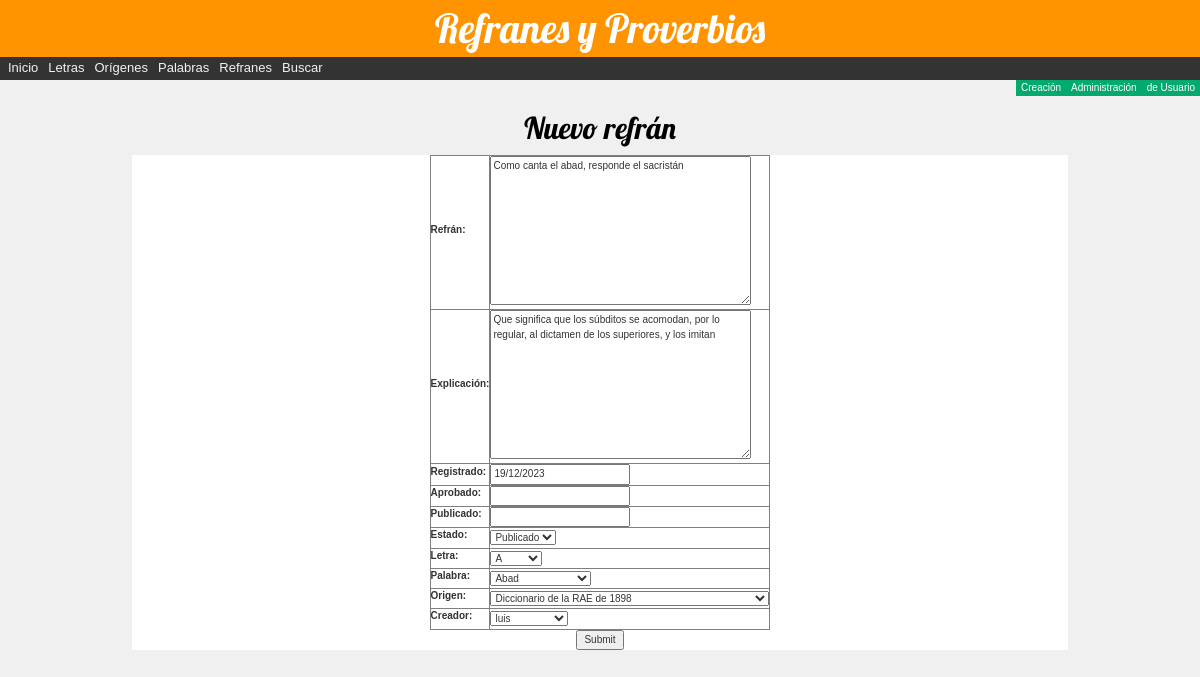
The app's page /refran/refran/3235eb4e-5340-4ce9-b732-9b6ff1dd4abf/actualiza/ (signed in) with its own data.
### refran/models.py (models this page shows, shortened)
class Refran(models.Model):
   id = models.UUIDField(
        primary_key=True,
        default=uuid.uuid4,
        )
   dicho = models.TextField(
           'Refrán',
           max_length=191,
           )
   explicacion = models.TextField(
                 'Explicación',
                 max_length=251,
                 )
   fecha = models.DateField(
           'Registrado',
           default=date.today,
           null=True,
           blank=True
           )
   fechaaprobacion = models.DateField(
           'Aprobado',
           null=True,
           blank=True
           )
   fechapublicacion = models.DateField(
           'Publicado',
           null=True,
           blank=True
           )
   ESTADOS = (
         ('r', 'Revisión'),
         ('a', 'Aprobado'),
         ('p', 'Publicado')
      )
   estado = models.CharField(
            'Estado',
            max_length=1,
            choices=ESTADOS,
            blank=True,
            default='r',
            )
   letra = models.ForeignKey(
           'Letra',
           on_delete=models.RESTRICT,
           null=False
           )
   palabra = models.ForeignKey(
             'Palabra',
             on_delete=models.RESTRICT,
             null=True
             )
   origen = models.ForeignKey(
            'Origen',
            on_delete=models.RESTRICT,
            null=True
            )
   creador = models.ForeignKey(
             settings.AUTH_USER_MODEL,
             on_delete=models.SET_NULL,
             null=True,
             blank=True
             )
   class Meta:
      ordering = ['palabra', 'fecha', 'fechaaprobacion', 'fechapublicacion']

class Letra(models.Model):
   id = models.UUIDField(
        primary_key=True,
        default=uuid.uuid4,
        )
   letra = models.CharField(
           'Letra',
           max_length=1,
           unique=True,
           )
   class Meta:
      ordering = ['letra']
   def __str__(self):
      return f'{self.letra}'

### refran/views.py (the view)
# urls.py: path('refran/<uuid:pk>/actualiza/', views.RefranActualiza.as_view(), name='refran-actualiza'),
class RefranActualiza(PermissionRequiredMixin,UpdateView):
   model = Refran
   fields=['dicho', 'explicacion', 'fecha', 'fechaaprobacion', 'fechapublicacion', 'estado', 'letra', 'palabra', 'origen', 'creador']
   permission_required='refran.change_refran'

### refran/models.py (called while the page is built)
   def __str__(self):
      return  f'{self.nombre}'

   def __str__(self):
      return f'{self.palabra}'

### refran/templates/refran/refran_form.html (shortened to what this page needs)
{% extends "base_generic.html" %}
{% block content %}
<div class="col-sm-12">
   <div class="titulo_pag">
      <h2>Nuevo refrán</h2>
   </div>
   <div id="contenido">
   <section>
      <article>
<div align="center">
<form action="" method="post">
   <table border="1">
      {{ form.as_table }}
   </table>
   <input type="submit" value="Submit" />
</form>
</div>
      </article>
   </section>
   </div>
</div>
{% endblock %}

### refran/static/css/estilos.css (style rules this page uses)
body { margin:0; font-family: Arial, Helvetica, sans-serif; background-color:#f0f0f0; font-size:100%; margin:0; padding:0; border:0; }
h1, h2 { font-family: 'Lobster', cursive; }
.titulo_pag { font-family:Lobster; color:#000000; z-index:1; position:relative; text-align:center; font-size:2.5em; padding-top:0.5em; }
#contenido { width:80%; margin: 0 auto; x_background-color:#f9f9f2; x_border-radius: 5rem 5rem 5rem 5rem; }
section { x_border-radius: 5rem 5rem 5rem 5rem; }
article { x_-webkit-box-sizing:border-box; x_-moz-box-sizing:border-box; x_box-sizing:border-box; float:left; height:100%; width:100%; background-color:white; padding:0px; text-align:center; x_border-color:red; x_border-style:double; x_border-radius: 5rem 5rem 5rem 5rem; }

### records on screen
Refran: dicho "Como canta el abad, responde el sacristán", explicacion "Que significa que los súbditos se acomodan, por lo regular, al dictamen de los superiores, y los imitan", fecha "19/12/2023", estado "Publicado", palabra "Abad", origen "Diccionario de la RAE de 1898", creador "luis"
Letra: letra "A"
